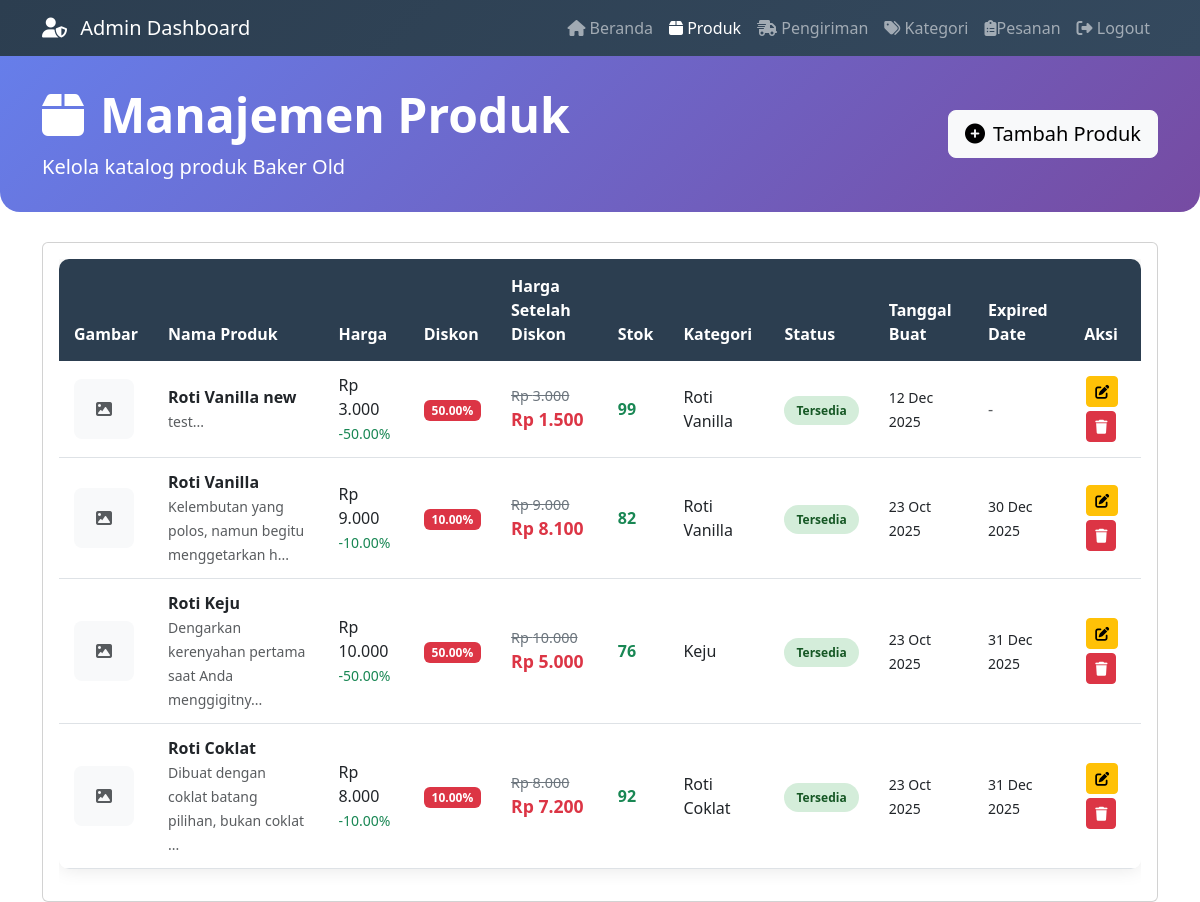
Screenshot of /admin_products.php (signed in) with the database file from the repository.
### tables this page shows
CREATE TABLE `produk` (
  `id_produk` int NOT NULL,
  `nama_produk` varchar(100) NOT NULL,
  `harga` decimal(10,2) NOT NULL,
  `kategori` varchar(50) DEFAULT NULL,
  `deskripsi_produk` text,
  `id_kategori` int DEFAULT NULL,
  `gambar_produk` varchar(255) DEFAULT NULL,
  `stok` int DEFAULT '0',
  `status_produk` enum('tersedia','habis') DEFAULT 'tersedia',
  `created_at` timestamp NULL DEFAULT CURRENT_TIMESTAMP,
  `updated_at` timestamp NULL DEFAULT CURRENT_TIMESTAMP ON UPDATE CURRENT_TIMESTAMP,
  `diskon` decimal(5,2) DEFAULT '0.00',
  `harga_setelah_diskon` decimal(10,2) DEFAULT '0.00',
  `expired_date` date DEFAULT NULL
);

CREATE TABLE `kategori` (
  `id_kategori` int NOT NULL,
  `nama_kategori` varchar(100) NOT NULL,
  `deskripsi` text,
  `created_at` timestamp NULL DEFAULT CURRENT_TIMESTAMP,
  `updated_at` timestamp NULL DEFAULT CURRENT_TIMESTAMP ON UPDATE CURRENT_TIMESTAMP
);

### admin_products.php (the view, shortened to what this page needs)
<?php
include 'koneksi.php';
$query = "SELECT p.*, k.nama_kategori
          FROM produk p
          LEFT JOIN kategori k ON p.id_kategori = k.id_kategori
          ORDER BY p.created_at DESC";
$result = $conn->query($query);
?>
<!DOCTYPE html>
<html lang="id">
<head>
    <link rel="stylesheet" href="https://cdnjs.cloudflare.com/ajax/libs/font-awesome/6.4.0/css/all.min.css">
    <link href="https://cdn.jsdelivr.net/npm/bootstrap@5.3.0/dist/css/bootstrap.min.css" rel="stylesheet">
</head>
<body>
    <nav class="navbar navbar-expand-lg navbar-dark">
        <div class="container">
            <a class="navbar-brand" href="#">
                <i class="fas fa-user-shield me-2"></i>
                Admin Dashboard
            </a>
            <div class="navbar-nav ms-auto">
                <a class="nav-link" href="admin_dashboard.php"><i class="fas fa-home"></i> Beranda</a>
                <a class="nav-link active" href="admin_products.php"><i class="fas fa-box"></i> Produk</a>
                <a class="nav-link" href="admin_shipping.php"><i class="fas fa-shipping-fast"></i> Pengiriman</a>
                <a class="nav-link" href="admin_orders.php"><i class="fas fa-tags"></i> Kategori</a>
                 <a class="nav-link" href="admin_orders.php"><i class="fas fa-clipboard-list"></i>Pesanan</a>
                <a class="nav-link" href="admin_kategori.php"><i class="fas fa-sign-out-alt"></i> Logout</a>
            </div>
        </div>
    </nav>
    <div class="page-header">
        <div class="container">
            <div class="row align-items-center">
                <div class="col-md-6">
                    <h1 class="display-5 fw-bold"><i class="fas fa-box me-3"></i>Manajemen Produk</h1>
                    <p class="lead mb-0">Kelola katalog produk Baker Old</p>
                </div>
                <div class="col-md-6 text-end">
                    <button class="btn btn-light btn-lg" data-bs-toggle="modal" data-bs-target="#addProductModal">
                        <i class="fas fa-plus-circle me-2"></i>Tambah Produk
                    </button>
                </div>
            </div>
        </div>
    </div>
    <div class="container mt-4">
        <div class="card">
            <div class="card-body">
                <div class="table-responsive">
                    <table class="table table-hover table-rounded">
                        <thead>
                            <tr>
                                <th>Gambar</th>
                                <th>Nama Produk</th>
                                <th>Harga</th>
                                <th>Diskon</th>
                                <th>Harga Setelah Diskon</th>
                                <th>Stok</th>
                                <th>Kategori</th>
                                <th>Status</th>
                                <th>Tanggal Buat</th>
                                <th>Expired Date</th>
                                <th>Aksi</th>
                            </tr>
                        </thead>
                        <tbody>
                            <?php if ($result && $result->num_rows > 0): ?>
                                <?php while ($row = $result->fetch_assoc()):
                                    $today = date('Y-m-d');
                                    $expired_date = $row['expired_date'];
                                    $is_expired = $expired_date && $expired_date < $today;
                                    $is_expiring_soon = $expired_date && $expired_date > $today && (strtotime($expired_date) - strtotime($today)) <= 7 * 24 * 60 * 60;
                                ?>
                                    <tr>
                                        <td>
                                            <?php if (!empty($row['gambar_produk']) && file_exists($row['gambar_produk'])): ?>
                                                <img src="<?= $row['gambar_produk'] ?>" alt="<?= $row['nama_produk'] ?>" class="product-img">
                                            <?php else: ?>
                                                <div class="product-img bg-light d-flex align-items-center justify-content-center">
                                                    <i class="fas fa-image text-muted"></i>
                                                </div>
                                            <?php endif; ?>
                                        </td>
                                        <td>
                                            <strong><?= htmlspecialchars($row['nama_produk']) ?></strong>
                                            <?php if (!empty($row['deskripsi_produk'])): ?>
                                                <br><small class="text-muted"><?= substr(htmlspecialchars($row['deskripsi_produk']), 0, 50) ?>...</small>
                                            <?php endif; ?>
                                        </td>
                                        <td>
                                            <div>Rp <?= number_format($row['harga'], 0, ',', '.') ?></div>
                                            <?php if ($row['diskon'] > 0): ?>
                                                <small class="text-success">-<?= $row['diskon'] ?>%</small>
                                            <?php endif; ?>
                                        </td>
                                        <td>
                                            <?php if ($row['diskon'] > 0): ?>
                                                <span class="badge bg-danger"><?= $row['diskon'] ?>%</span>
                                            <?php else: ?>
                                                <span class="text-muted">-</span>
                                            <?php endif; ?>
                                        </td>
                                        <td>
                                            <?php if ($row['diskon'] > 0): ?>
                                                <div class="price-original">Rp <?= number_format($row['harga'], 0, ',', '.') ?></div>
                                                <div class="price-discount">Rp <?= number_format($row['harga_setelah_diskon'], 0, ',', '.') ?></div>
                                            <?php else: ?>
                                                <div>Rp <?= number_format($row['harga'], 0, ',', '.') ?></div>
                                            <?php endif; ?>
                                        </td>
                                        <td>
                                            <span class="fw-bold <?= $row['stok'] > 0 ? 'text-success' : 'text-danger' ?>">
                                                <?= $row['stok'] ?>
                                            </span>
                                        </td>
                                        <td><?= htmlspecialchars($row['nama_kategori'] ?? '-') ?></td>
                                        <td>
                                            <span class="status-badge status-<?= $row['status_produk'] ?>">
                                                <?= ucfirst($row['status_produk']) ?>
                                            </span>
                                        </td>
                                        <td>
                                            <small><?= date('d M Y', strtotime($row['created_at'])) ?></small>
                                        </td>
                                        <td>
                                            <?php if ($expired_date): ?>
                                                <?php if ($is_expired): ?>
                                                    <span class="expired">
                                                        <i class="fas fa-exclamation-triangle me-1"></i>
                                                        <?= date('d M Y', strtotime($expired_date)) ?>
                                                    </span>
                                                <?php else: ?>
                                                    <small><?= date('d M Y', strtotime($expired_date)) ?></small>
                                                <?php endif; ?>
                                            <?php else: ?>
                                                <span class="text-muted">-</span>
                                            <?php endif; ?>
                                        </td>
                                        <td class="action-buttons">
                                            <button class="btn btn-sm btn-warning"
                                                    data-bs-toggle="modal"
                                                    data-bs-target="#editProductModal"
                                                    onclick="editProduct(
                                                        <?= $row['id_produk'] ?>,
                                                        '<?= addslashes($row['nama_produk']) ?>',
                                                        <?= $row['harga'] ?>,
                                                        <?= $row['stok'] ?>,
                                                        <?= $row['id_kategori'] ?>,
                                                        '<?= addslashes($row['deskripsi_produk']) ?>',
                                                        '<?= $row['gambar_produk'] ?>',
                                                        <?= $row['diskon'] ?>,
                                                        '<?= $row['expired_date'] ?>'
                                                    )">
                                                <i class="fas fa-edit"></i>
                                            </button>
                                            <a href="?delete_id=<?= $row['id_produk'] ?>"
                                               class="btn btn-sm btn-danger"
                                               onclick="return confirm('Yakin ingin menghapus produk ini?')">
                                                <i class="fas fa-trash"></i>
                                            </a>
                                        </td>
                                    </tr>
                                <?php endwhile; ?>
                            <?php endif; ?>
                        </tbody>
                    </table>
                </div>
            </div>
        </div>
    </div>
</body>
</html>

### admin_products.php (style rules this page uses)
.navbar { background: linear-gradient(135deg, #2c3e50 0%, #34495e 100%); }
.table-rounded { border-radius: 10px; overflow: hidden; box-shadow: 0 0 20px rgba(0,0,0,0.1); }
.table-rounded th { background: #2c3e50; color: white; border: none; padding: 15px; }
.table-rounded td { padding: 12px 15px; vertical-align: middle; }
.product-img { width: 60px; height: 60px; object-fit: cover; border-radius: 8px; }
.status-badge { padding: 6px 12px; border-radius: 20px; font-size: 12px; font-weight: 600; }
.status-tersedia { background: #d4edda; color: #155724; }
.action-buttons .btn { margin: 2px; }
.page-header { background: linear-gradient(135deg, #667eea 0%, #764ba2 100%); color: white; padding: 30px 0; margin-bottom: 30px; border-radius: 0 0 20px 20px; }
.price-original { text-decoration: line-through; color: #6c757d; font-size: 0.9em; }
.price-discount { color: #dc3545; font-weight: bold; font-size: 1.1em; }

### rows the page displays
produk: nama_produk "Roti Vanilla new", deskripsi_produk "test", harga "3.000", diskon "50.00", harga_setelah_diskon "1.500", stok "99", id_kategori.nama_kategori "Roti Vanilla", status_produk "Tersedia", created_at "12 Dec 2025"
produk: nama_produk "Roti Vanilla", deskripsi_produk "Kelembutan yang polos, namun begitu menggetarkan h", harga "9.000", diskon "10.00", harga_setelah_diskon "8.100", stok "82", id_kategori.nama_kategori "Roti Vanilla", status_produk "Tersedia", created_at "23 Oct 2025", expired_date "30 Dec 2025"
produk: nama_produk "Roti Keju", deskripsi_produk "Dengarkan kerenyahan pertama saat Anda menggigitny", harga "10.000", diskon "50.00", harga_setelah_diskon "5.000", stok "76", id_kategori.nama_kategori "Keju", status_produk "Tersedia", created_at "23 Oct 2025", expired_date "31 Dec 2025"
produk: nama_produk "Roti Coklat", deskripsi_produk "Dibuat dengan coklat batang pilihan, bukan coklat", harga "8.000", diskon "10.00", harga_setelah_diskon "7.200", stok "92", id_kategori.nama_kategori "Roti Coklat", status_produk "Tersedia", created_at "23 Oct 2025", expired_date "31 Dec 2025"
